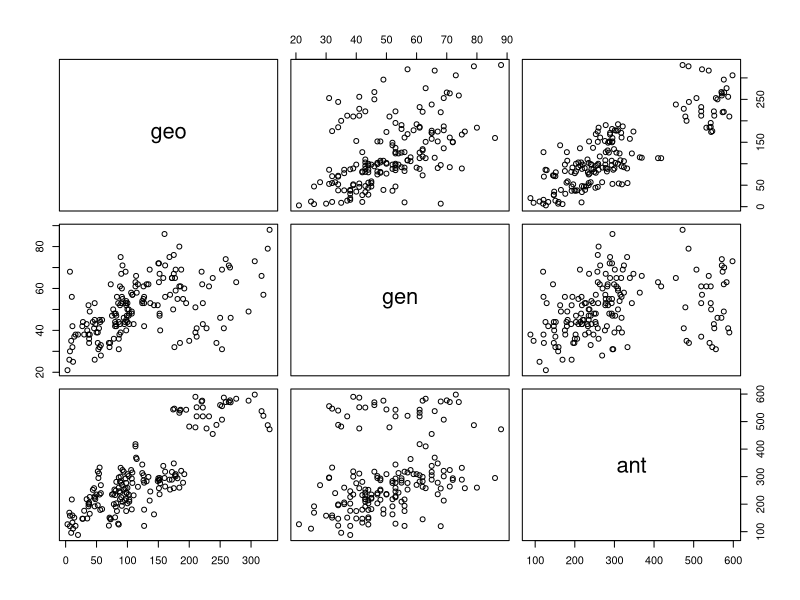
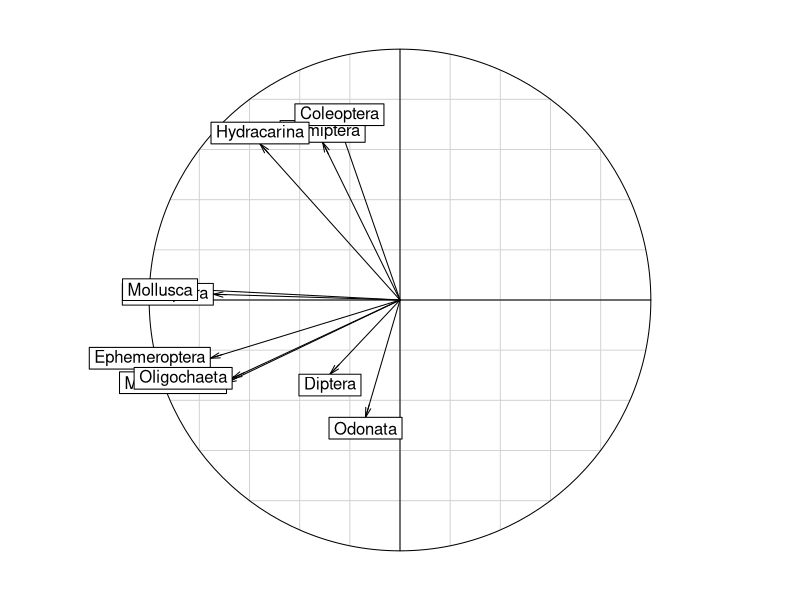
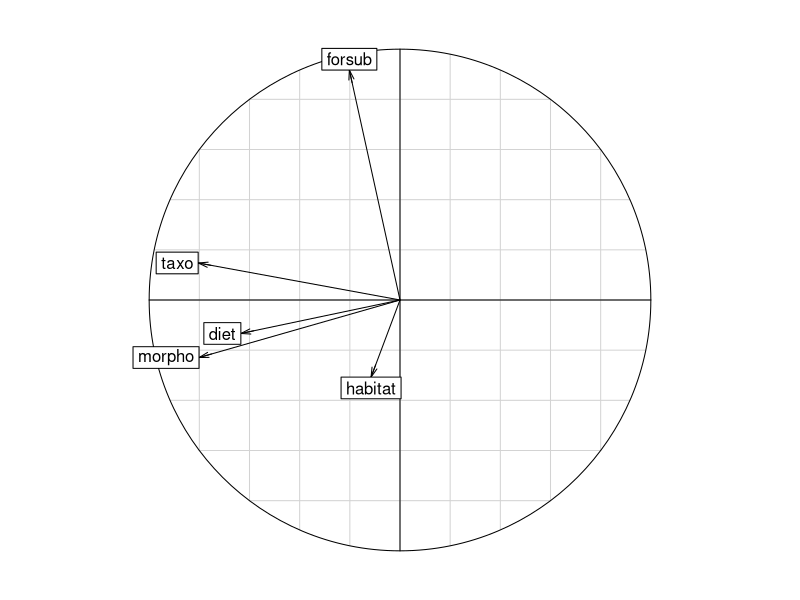
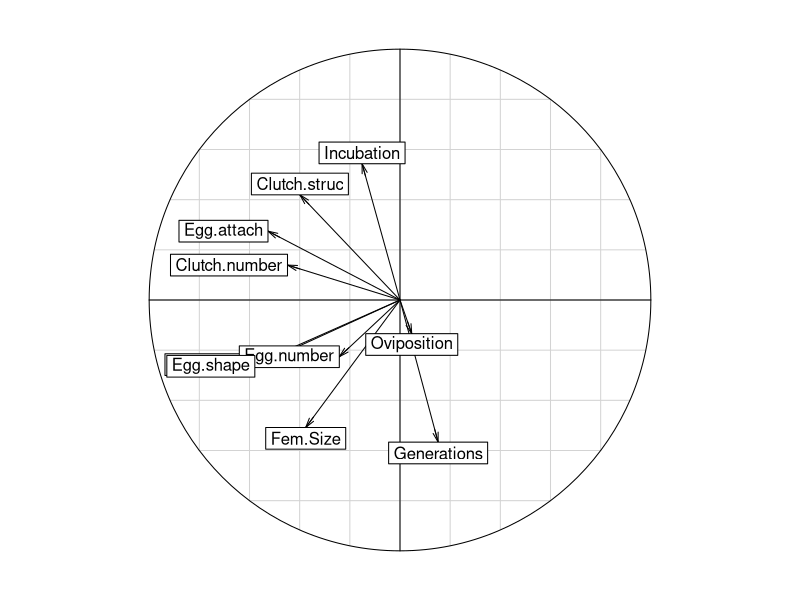

The R script that drew these images, in order:
library(ade4)


### Name: kdist
### Title: the class of objects 'kdist' (K distance matrices)
### Aliases: kdist c.kdist print.kdist [.kdist as.data.frame.kdist
### Keywords: multivariate

### ** Examples

# starting from a list of matrices 
data(yanomama)
lapply(yanomama,class)  
kd1 = kdist(yanomama)
print(kd1)

# giving the correlations of Mantel's test
cor(as.data.frame(kd1))
pairs(as.data.frame(kd1))

# starting from a list of objects 'dist'
data(friday87)
fri.w <- ktab.data.frame(friday87$fau, friday87$fau.blo, 
    tabnames = friday87$tab.names)
fri.kd = lapply(1:10, function(x) dist.binary(fri.w[[x]],2))
names(fri.kd) = friday87$tab.names
unlist(lapply(fri.kd,class)) # a list of distances
fri.kd = kdist(fri.kd)
fri.kd
s.corcircle(dudi.pca(as.data.frame(fri.kd), scan = FALSE)$co)

# starting from several distances
data(ecomor)
d1 <- dist.binary(ecomor$habitat, 1)
d2 <- dist.prop(ecomor$forsub, 5)
d3 <- dist.prop(ecomor$diet, 5)
d4 <- dist.quant(ecomor$morpho, 3)
d5 <- dist.taxo(ecomor$taxo)
ecomor.kd <- kdist(d1, d2, d3, d4, d5)
names(ecomor.kd) = c("habitat", "forsub", "diet", "morpho", "taxo")
class(ecomor.kd)
s.corcircle(dudi.pca(as.data.frame(ecomor.kd), scan = FALSE)$co)

data(bsetal97)
X <- prep.fuzzy.var(bsetal97$biol, bsetal97$biol.blo)
w1 <- attr(X, "col.num")
w2 <- levels(w1)
w3 <- lapply(w2, function(x) dist.quant(X[,w1==x], method = 1))
names(w3) <- names(attr(X, "col.blocks"))
w3 <- kdist(list = w3)
s.corcircle(dudi.pca(as.data.frame(w3), scan = FALSE)$co)

data(rpjdl)
w1 = lapply(1:10, function(x) dist.binary(rpjdl$fau, method = x))
w2 = c("JACCARD", "SOCKAL_MICHENER", "SOCKAL_SNEATH_S4", "ROGERS_TANIMOTO")
w2 = c(w2, "CZEKANOWSKI", "S9_GOWER_LEGENDRE", "OCHIAI", "SOKAL_SNEATH_S13")
w2 <- c(w2, "Phi_PEARSON", "S2_GOWER_LEGENDRE")
names(w1) <- w2
w3 = kdist(list = w1)
w4 <- dudi.pca(as.data.frame(w3), scan = FALSE)$co
w4
